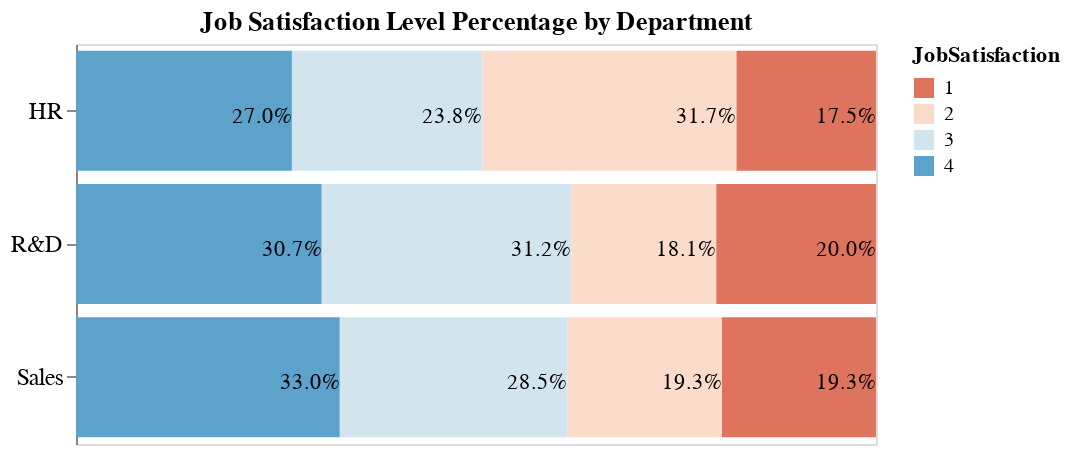

The cell this chart's notebook holds for it:
### Code cell
# Normalized stacked Bar Chart
base = alt.Chart(df_satisfy).mark_bar().encode(
    x=alt.X('percent:Q', stack="normalize", axis= None),
    y=alt.Y('Department:N', axis =alt.Axis(labelFontSize=12, title=None)),
    order = alt.Order('JobSatisfaction:O', sort='descending')
)

bars = base.encode(
    detail = 'JobSatisfaction:O',
    color= alt.Color('JobSatisfaction:O', scale = alt.Scale(scheme='redblue')),
)

text = base.mark_text(dx=-15, dy=3, color='black').encode(
    text=alt.Text('percent:Q', format='.1%')
)

alt.layer(bars, text).properties(
    title = 'Job Satisfaction Level Percentage by Department',
    width = 400,
    height = 200
)

### Figure 1 — Vega-Lite specification as saved in the notebook (floating-point values rounded to 4 significant figures)
{"config": {"view": {"continuousWidth": 400, "continuousHeight": 300}}, "layer": [{"mark": "bar", "encoding": {"color": {"type": "ordinal", "field": "JobSatisfaction", "scale": {"scheme": "redblue"}}, "detail": {"type": "ordinal", "field": "JobSatisfaction"}, "order": {"type": "ordinal", "field": "JobSatisfaction", "sort": "descending"}, "x": {"type": "quantitative", "axis": null, "field": "percent", "stack": "normalize"}, "y": {"type": "nominal", "axis": {"labelFontSize": 12, "title": null}, "field": "Department"}}}, {"mark": {"type": "text", "color": "black", "dx": -15, "dy": 3}, "encoding": {"order": {"type": "ordinal", "field": "JobSatisfaction", "sort": "descending"}, "text": {"type": "quantitative", "field": "percent", "format": ".1%"}, "x": {"type": "quantitative", "axis": null, "field": "percent", "stack": "normalize"}, "y": {"type": "nominal", "axis": {"labelFontSize": 12, "title": null}, "field": "Department"}}}], "data": {"name": "data-d57e66ee21cc917e38ed9fbb1c60cb23"}, "height": 200, "title": "Job Satisfaction Level Percentage by Department", "width": 400, "$schema": "https://vega.github.io/schema/vega-lite/v4.8.1.json", "datasets": {"data-d57e66ee21cc917e38ed9fbb1c60cb23": [{"Department": "Sales", "JobSatisfaction": 1, "counts": 86, "counts_dept": 446, "percent": 0.1928}, {"Department": "Sales", "JobSatisfaction": 2, "counts": 86, "counts_dept": 446, "percent": 0.1928}, {"Department": "Sales", "JobSatisfaction": 3, "counts": 127, "counts_dept": 446, "percent": 0.2848}, {"Department": "Sales", "JobSatisfaction": 4, "counts": 147, "counts_dept": 446, "percent": 0.3296}, {"Department": "R&D", "JobSatisfaction": 1, "counts": 192, "counts_dept": 961, "percent": 0.1998}, {"Department": "R&D", "JobSatisfaction": 2, "counts": 174, "counts_dept": 961, "percent": 0.1811}, {"Department": "R&D", "JobSatisfaction": 3, "counts": 300, "counts_dept": 961, "percent": 0.3122}, {"Department": "R&D", "JobSatisfaction": 4, "counts": 295, "counts_dept": 961, "percent": 0.307}, {"Department": "HR", "JobSatisfaction": 1, "counts": 11, "counts_dept": 63, "percent": 0.1746}, {"Department": "HR", "JobSatisfaction": 2, "counts": 20, "counts_dept": 63, "percent": 0.3175}, {"Department": "HR", "JobSatisfaction": 3, "counts": 15, "counts_dept": 63, "percent": 0.2381}, {"Department": "HR", "JobSatisfaction": 4, "counts": 17, "counts_dept": 63, "percent": 0.2698}]}}
